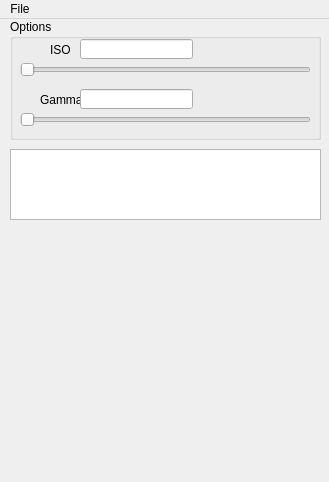
<?xml version="1.0" encoding="UTF-8"?>
<ui version="4.0">
 <class>MainWindow</class>
 <widget class="QMainWindow" name="MainWindow">
  <property name="geometry">
   <rect>
    <x>0</x>
    <y>0</y>
    <width>329</width>
    <height>482</height>
   </rect>
  </property>
  <property name="windowTitle">
   <string>HDRViewer</string>
  </property>
  <widget class="QWidget" name="centralWidget">
   <widget class="QGroupBox" name="groupBox">
    <property name="geometry">
     <rect>
      <x>10</x>
      <y>0</y>
      <width>311</width>
      <height>121</height>
     </rect>
    </property>
    <property name="maximumSize">
     <size>
      <width>380</width>
      <height>128</height>
     </size>
    </property>
    <property name="title">
     <string>Options</string>
    </property>
    <widget class="QSlider" name="ISOValueSlider">
     <property name="geometry">
      <rect>
       <x>10</x>
       <y>40</y>
       <width>291</width>
       <height>22</height>
      </rect>
     </property>
     <property name="minimum">
      <number>1</number>
     </property>
     <property name="maximum">
      <number>40</number>
     </property>
     <property name="orientation">
      <enum>Qt::Horizontal</enum>
     </property>
    </widget>
    <widget class="QLabel" name="label">
     <property name="geometry">
      <rect>
       <x>40</x>
       <y>20</y>
       <width>51</width>
       <height>21</height>
      </rect>
     </property>
     <property name="text">
      <string>ISO</string>
     </property>
    </widget>
    <widget class="QLineEdit" name="ISOValue">
     <property name="geometry">
      <rect>
       <x>70</x>
       <y>20</y>
       <width>113</width>
       <height>20</height>
      </rect>
     </property>
    </widget>
    <widget class="QLabel" name="label_2">
     <property name="geometry">
      <rect>
       <x>30</x>
       <y>70</y>
       <width>51</width>
       <height>21</height>
      </rect>
     </property>
     <property name="text">
      <string>Gamma</string>
     </property>
    </widget>
    <widget class="QLineEdit" name="gammaFactor">
     <property name="geometry">
      <rect>
       <x>70</x>
       <y>70</y>
       <width>113</width>
       <height>20</height>
      </rect>
     </property>
    </widget>
    <widget class="QSlider" name="gammaFactorSlider">
     <property name="geometry">
      <rect>
       <x>10</x>
       <y>90</y>
       <width>291</width>
       <height>22</height>
      </rect>
     </property>
     <property name="minimum">
      <number>1</number>
     </property>
     <property name="maximum">
      <number>200</number>
     </property>
     <property name="orientation">
      <enum>Qt::Horizontal</enum>
     </property>
    </widget>
   </widget>
   <widget class="QWidget" name="histWidget" native="true">
    <property name="geometry">
     <rect>
      <x>10</x>
      <y>210</y>
      <width>311</width>
      <height>241</height>
     </rect>
    </property>
   </widget>
   <widget class="QTextBrowser" name="infoBox">
    <property name="geometry">
     <rect>
      <x>10</x>
      <y>130</y>
      <width>311</width>
      <height>71</height>
     </rect>
    </property>
   </widget>
  </widget>
  <widget class="QMenuBar" name="menuBar">
   <property name="geometry">
    <rect>
     <x>0</x>
     <y>0</y>
     <width>329</width>
     <height>23</height>
    </rect>
   </property>
   <widget class="QMenu" name="menuFile">
    <property name="title">
     <string>File</string>
    </property>
    <addaction name="actionOpen"/>
   </widget>
   <addaction name="menuFile"/>
  </widget>
  <action name="actionOpen">
   <property name="text">
    <string>Open</string>
   </property>
  </action>
 </widget>
 <layoutdefault spacing="6" margin="11"/>
 <resources/>
 <connections/>
</ui>
